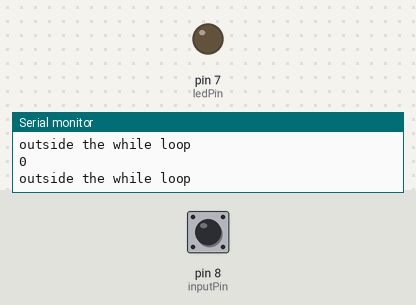
A sketch run on a simulated Arduino Uno, built with avr-gcc and run on an emulated ATmega328P. Parts: output pins drawn as LEDs (lit = HIGH), the last lines printed to the serial monitor. Dashed ring = blinking. The test bench sets the inputs (shaded band); at power-on: pin 8 (inputPin) HIGH.

Above: at 1.2 s.
1.3 s: pin 8 (inputPin) driven LOW
At 1.43 s:
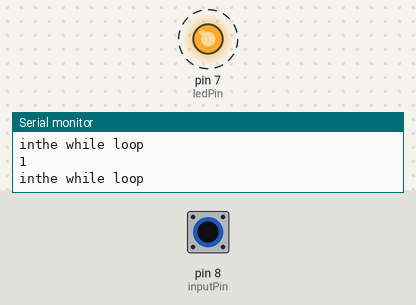
4.3 s: pin 8 (inputPin) pulsed HIGH 2 times (0.12 s each, 0.3 s apart)
7.9 s: pin 8 (inputPin) pulsed HIGH 2 times (0.12 s each, 0.3 s apart)
At 10.3 s:
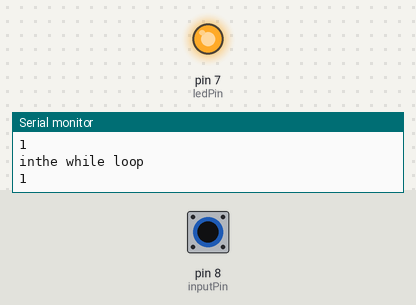
Timing chart, 0 to 17.5 s (numbered marks = the images above; inputs shaded):
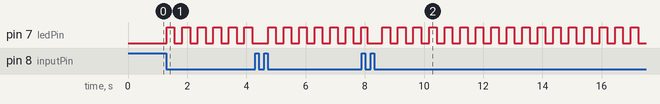

Measured:
- after the input at 1.3 s, pin 7 (ledPin): alternates HIGH for 0.26 s and LOW for 0.26 s, starting at once

The sketch:

button.ino
```cpp
/*
 IDP
 David Paterson
 Push Button Module Example V1
 When you push the digital button the Led 2 will turn off otherwise the LED turns on.
*/
int ledPin = 7; // choose the pin for the LED
int inputPin = 8; // Connect button to input pin 8

int ledstate = LOW; // set initial state of vehivle to be low, which means vehicle shoud stay still
int current;
int last;

void setup() {
  Serial.begin(9600);
  pinMode(ledPin, OUTPUT); // declare LED as output
  pinMode(inputPin, INPUT); // declare pushbutton as input
  current = digitalRead(inputPin); // read input value
}
unsigned long previousMillis = 0;  // will store last time LED was updated
int ledBlinkState = LOW;
void blink(){


  // constants won't change:
  const long interval = 250;  // interval at which to blink (milliseconds)
  unsigned long currentMillis = millis();


  //Serial.println('cur');
  //Serial.println(currentMillis);
  //Serial.println('pre');
  //Serial.println(previousMillis);

  if ((currentMillis - previousMillis) >= interval) {
    // save the last time you blinked the LED
    previousMillis = currentMillis;
    //Serial.println('blinklllllllllllllllllll');
    // if the LED is off turn it on and vice-versa:
    if (ledBlinkState == LOW) {
      ledBlinkState = HIGH;
    }
    else {
      ledBlinkState = LOW;
    }

    // set the LED with the ledState of the variable:
    digitalWrite(ledPin, ledBlinkState);
  }
}

void loop(){
  last = current; //assign last loop button reading(int: current) to int: last
  current = digitalRead(inputPin);
  if(last==HIGH && current == LOW){  //pressed the button to toggle the state
    ledstate = HIGH;
  }

  while(ledstate){
    last = current;
    current = digitalRead(inputPin);
    if(last==HIGH && current == LOW){
      ledstate = LOW;
    }
    blink();

    Serial.println("inthe while loop");
    Serial.println(ledstate);

  }
  Serial.println("outside the while loop");
  Serial.println(ledstate);
  digitalWrite(ledPin, LOW);
}
```
